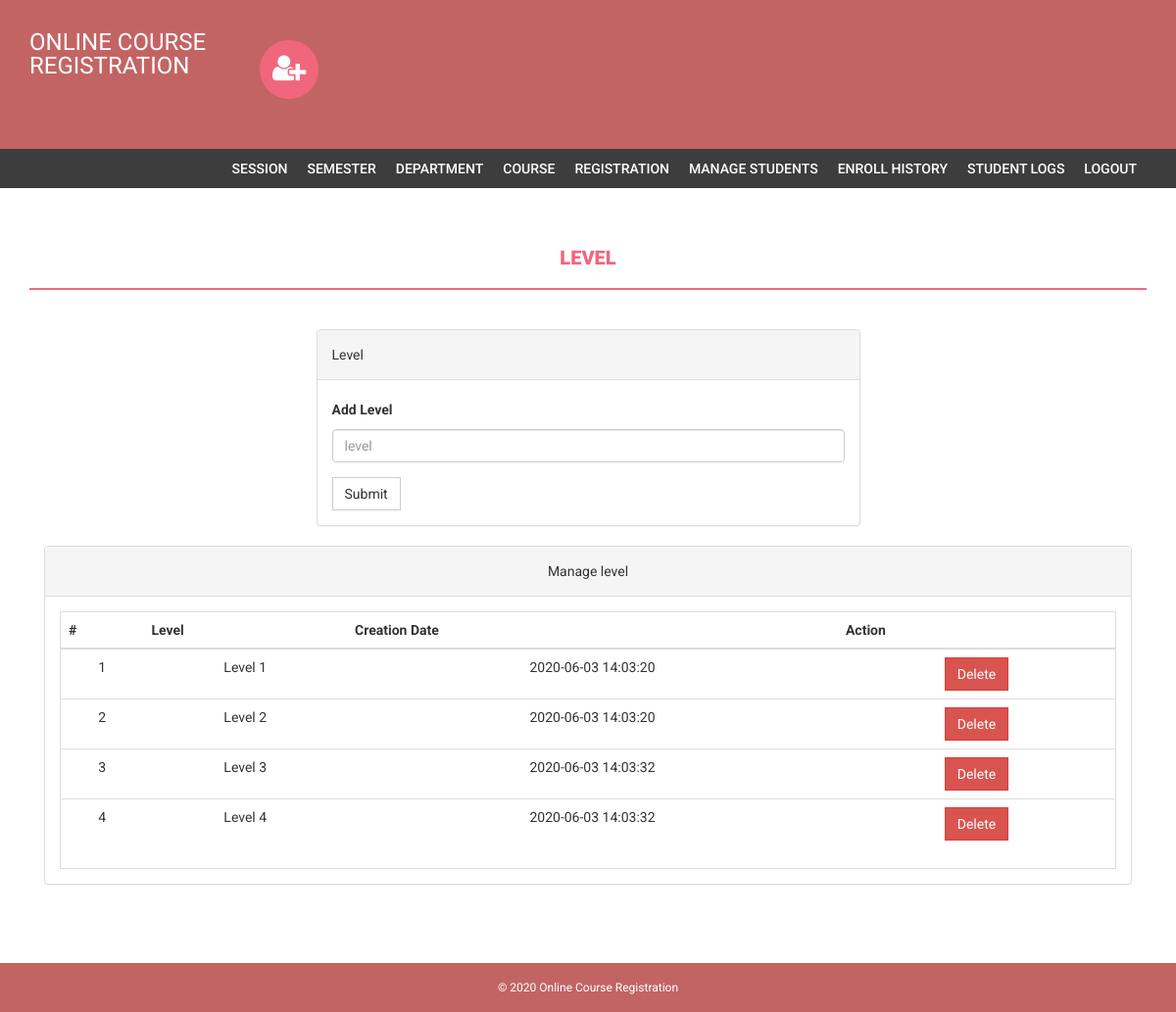
Page /admin/level.php (signed in) on the committed database.
### tables this page shows
CREATE TABLE `level` (
  `id` int(11) NOT NULL,
  `level` varchar(255) NOT NULL,
  `creationDate` timestamp NOT NULL DEFAULT current_timestamp()
);

### admin/level.php (the view, shortened to what this page needs)
<?php
if(strlen($_SESSION['alogin'])==0)
    {
header('location:index.php');
}
else{
?>
<!DOCTYPE html>
<html xmlns="http://www.w3.org/1999/xhtml">
<head>
    <link href="assets/css/bootstrap.css" rel="stylesheet" />
    <link href="assets/css/font-awesome.css" rel="stylesheet" />
    <link href="assets/css/style.css" rel="stylesheet" />
</head>
<body>
<?php include('includes/header.php');?>
<?php if($_SESSION['alogin']!="")
{
 include('includes/menubar.php');
}
 ?>
    <div class="content-wrapper">
        <div class="container">
              <div class="row">
                    <div class="col-md-12">
                        <h1 class="page-head-line">Level  </h1>
                    </div>
                </div>
                <div class="row" >
                  <div class="col-md-3"></div>
                    <div class="col-md-6">
                        <div class="panel panel-default">
                        <div class="panel-heading">
                           Level
                        </div>
                        <div class="panel-body">
                       <form name="level" method="post">
   <div class="form-group">
    <label for="department">Add Level  </label>
    <input type="text" class="form-control" id="level" name="level" placeholder="level" required />
  </div>
 <button type="submit" name="submit" class="btn btn-default">Submit</button>
</form>
                            </div>
                            </div>
                    </div>
                </div>
                <div class="col-md-12">
                    <div class="panel panel-default">
                        <div class="panel-heading">
                            Manage level
                        </div>
                        <div class="panel-body">
                            <div class="table-responsive table-bordered">
                                <table class="table">
                                    <thead>
                                        <tr>
                                            <th>#</th>
                                            <th>Level</th>
                                            <th>Creation Date</th>
                                            <th>Action</th>
                                        </tr>
                                    </thead>
                                    <tbody>
<?php
$sql=mysqli_query($bd, "select * from level");
$cnt=1;
while($row=mysqli_fetch_array($sql))
{
?>
                                        <tr>
                                            <td><?php echo $cnt;?></td>
                                            <td><?php echo htmlentities($row['level']);?></td>
                                            <td><?php echo htmlentities($row['creationDate']);?></td>
                                            <td>
  <a href="level.php?id=<?php echo $row['id']?>&del=delete" onClick="return confirm('Are you sure you want to delete?')">
                                            <button class="btn btn-danger">Delete</button>
</a>
                                            </td>
                                        </tr>
<?php
$cnt++;
} ?>
                                    </tbody>
                                </table>
                            </div>
                        </div>
                    </div>
                </div>
            </div>
        </div>
  <?php include('includes/footer.php');?>
</body>
</html>
<?php } ?>

### admin/assets/css/style.css (style rules this page uses)
body { font-family: 'Roboto', sans-serif; line-height: 30px; }
.content-wrapper { margin-top: 40px; min-height: 600px; padding-bottom: 60px; }
.page-head-line { font-weight: 900; padding-bottom: 20px; border-bottom: 2px solid #F0677C; text-transform: uppercase; color: #F0677C; font-size: 20px; margin-bottom: 40px; }
.btn { border-radius: 0px; -webkit-border-radius: 0px; -moz-border-radius: 0px; }

### admin/includes/footer.php (style rules this page uses)
.col-md-12 { text-align: center; }

### rows in the picture
level: level "Level 1", creationDate "2020-06-03 14:03:20"
level: level "Level 2", creationDate "2020-06-03 14:03:20"
level: level "Level 3", creationDate "2020-06-03 14:03:32"
level: level "Level 4", creationDate "2020-06-03 14:03:32"
